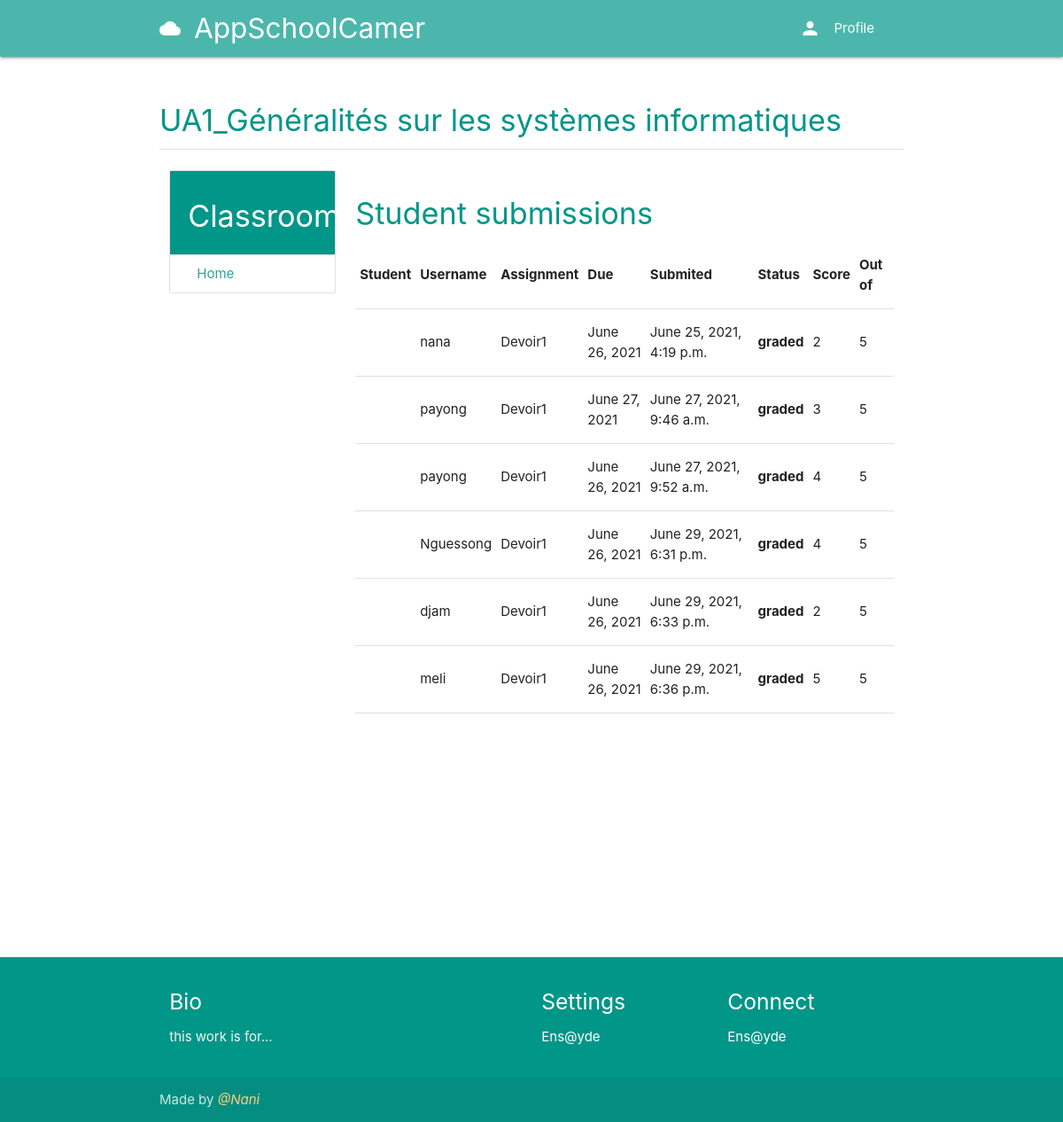
/course/e3a2a62b-95ac-4728-9878-0789d56fcc8a/studentsubmissions, run on the app's committed database.
### classroom/models.py (models this page shows, shortened)
class Course(models.Model):
	id = models.UUIDField(primary_key=True, default=uuid.uuid4, editable=False)
	picture = models.ImageField(upload_to=user_directory_path)
	title = models.CharField(max_length=200)
	description = models.CharField(max_length=300)
	category = models.ForeignKey(Category, on_delete=models.CASCADE)
	syllabus = RichTextField()
	user = models.ForeignKey(User, on_delete=models.CASCADE, related_name='course_owner')
	enrolled = models.ManyToManyField(User)
	modules = models.ManyToManyField(Module)
	questions = models.ManyToManyField(Question)

class Grade(models.Model):
	course = models.ForeignKey(Course, on_delete=models.CASCADE)
	submission = models.ForeignKey(Submission, on_delete=models.CASCADE)
	points = models.PositiveIntegerField(default=0)
	graded_by = models.ForeignKey(User, on_delete=models.CASCADE, blank=True, null=True)
	status = models.CharField(choices=STATUS_CHOICES, default='pending', max_length=10, verbose_name='Status')

### assignment/models.py (models this page shows, shortened)
class Submission(models.Model):
	file = models.FileField(upload_to=user_directory_path)
	comment = models.CharField(max_length=1000)
	date = models.DateTimeField(auto_now_add=True)
	assignment = models.ForeignKey(Assignment, on_delete=models.CASCADE)
	user = models.ForeignKey(User, on_delete=models.CASCADE)

class Assignment(models.Model):
	title = models.CharField(max_length=150)
	content = RichTextField()
	points = models.PositiveIntegerField()
	due = models.DateField()
	files = models.ManyToManyField(AssignmentFileContent)
	user = models.ForeignKey(User, on_delete=models.CASCADE)

### classroom/views.py (the view)
# urls.py: path('<course_id>/studentsubmissions', StudentSubmissions, name='student-submissions'),
def StudentSubmissions(request, course_id):
    user = request.user
    course = get_object_or_404(Course, id=course_id)
    grades = Grade.objects.filter(course=course)
    context = {
        'course': course,
        'grades': grades,
    }
    return render(request, 'classroom/studentgrades.html', context)

### authy/views.py (called while the page is built)
def SideNavInfo(request):
	user = request.user
	nav_profile = None
	if user.is_authenticated:
		nav_profile = Profile.objects.get(user=user)
	return {'nav_profile': nav_profile}

### direct/views.py (called while the page is built)
def CheckDirects(request):
    directs_count = 0
    if request.user.is_authenticated:
        directs_count = Message.objects.filter(user=request.user, is_read=False).count()
    return {'directs_count': directs_count}

### student_portal/templates/classroom/studentgrades.html (shortened to what this page needs)
{% extends 'base.html' %}
{% load static %}
{% block content %}
<div class="section">
	<h4 class="teal-text ">{{ course.title }}</h4>
	<div class="divider"></div>
</div>
<div class="row">
    <div class="col s3">
        <ul class="collection with-header">
            <li class="collection-header teal white-text"><h4>Classroom</h4></li>
            <a href="{% url 'course' course.id %}" class="collection-item">Home</a>
        </ul>
    </div>
<div class="col s9">
  <div class="section">
    <h4 class="teal-text ">Student submissions</h4>
      <table >
        <thead>
          <tr>
              <th>Student</th>
              <th>Username</th>
              <th>Assignment</th>
              <th>Due</th>
              <th>Submited</th>
              <th>Status</th>
              <th>Score</th>
              <th>Out of</th>
          </tr>
        </thead>
        <tbody>
        {% for grade in grades %}
          <tr>
            <td>{{ grade.submission.user.get_full_name }}</td>
            <td>{{ grade.submission.user.username }}</td>
            <td>{{ grade.submission.assignment.title }}</td>
            <td>{{ grade.submission.assignment.due }}</td>
            <td>{{ grade.submission.date }}</td>
            <td><b>{{ grade.status }}</b></td>
            <td>{{ grade.points }}</td>
            <td>{{ grade.submission.assignment.points }}</td>
          </tr>
        {% endfor %}
        </tbody>
      </table>
  </div>
</div>
</div>
{% endblock %}

### data on the page
Course: title "UA1_Généralités sur les systèmes informatiques"
Grade: submission.user.username "nana", submission.assignment "Devoir1", submission.assignment.due "June 26, 2021", submission "June 25, 2021, 4:19 p.m.", status "graded", points "2", submission.assignment.points "5"
Grade: submission.user.username "payong", submission.assignment "Devoir1", submission.assignment.due "June 27, 2021", submission "June 27, 2021, 9:46 a.m.", status "graded", points "3", submission.assignment.points "5"
Grade: submission.user.username "payong", submission.assignment "Devoir1", submission.assignment.due "June 26, 2021", submission "June 27, 2021, 9:52 a.m.", status "graded", points "4", submission.assignment.points "5"
Grade: submission.user.username "Nguessong", submission.assignment "Devoir1", submission.assignment.due "June 26, 2021", submission "June 29, 2021, 6:31 p.m.", status "graded", points "4", submission.assignment.points "5"
Grade: submission.user.username "djam", submission.assignment "Devoir1", submission.assignment.due "June 26, 2021", submission "June 29, 2021, 6:33 p.m.", status "graded", points "2", submission.assignment.points "5"
Grade: submission.user.username "meli", submission.assignment "Devoir1", submission.assignment.due "June 26, 2021", submission "June 29, 2021, 6:36 p.m.", status "graded", points "5", submission.assignment.points "5"
